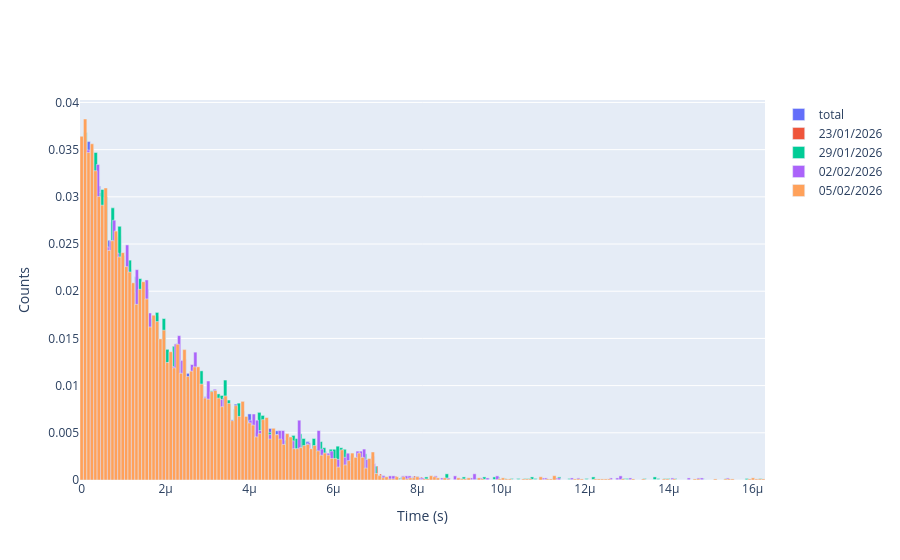

The notebook cell saved with this chart:
### Markdown cell above
## Hists

### Code cell
# data_2 = data_2[(data_2 > 0.6e-6) & (data_2 < 1.8e-6)]
count, edges = np.histogram(data, bins=n_bins , density=False)
count_1, edges_1 = np.histogram(data_1, bins=n_bins , density=False)
count_2, edges_2 = np.histogram(data_2, bins=n_bins , density=False)
count_3, edges_3 = np.histogram(data_3, bins=n_bins , density=False)
count_4, edges_4 = np.histogram(data_4, bins=n_bins , density=False)

fig = go.Figure()

fig.add_trace(go.Bar(x=edges[:-1],  y=count   / len(data),   name='total',        width=np.diff(edges)))
fig.add_trace(go.Bar(x=edges_1[:-1], y=count_1 / len(data_1), name='23/01/2026',   width=np.diff(edges_1)))
fig.add_trace(go.Bar(x=edges_2[:-1], y=count_2 / len(data_2), name='29/01/2026',   width=np.diff(edges_2)))
fig.add_trace(go.Bar(x=edges_3[:-1], y=count_3 / len(data_3), name='02/02/2026',   width=np.diff(edges_3)))
fig.add_trace(go.Bar(x=edges_4[:-1], y=count_4 / len(data_4), name='05/02/2026',   width=np.diff(edges_4)))
fig.update_layout(
    xaxis_title='Time (s)',
    yaxis_title='Counts',
    bargap=0
)

fig.show()

### Figure 1 — Plotly figure (JSON) as saved in the notebook; plotly's stock layout.template omitted (floating-point values rounded to 4 significant figures; data arrays with more than 128 entries replaced by an {"elided": "..."} marker saying what was removed)
{"data": [{"name": "total", "type": "bar", "width": {"elided": "200 float values"}, "x": {"elided": "200 float values"}, "y": {"elided": "200 float values"}}, {"name": "23/01/2026", "type": "bar", "width": {"elided": "200 float values"}, "x": {"elided": "200 float values"}, "y": {"elided": "200 float values"}}, {"name": "29/01/2026", "type": "bar", "width": {"elided": "200 float values"}, "x": {"elided": "200 float values"}, "y": {"elided": "200 float values"}}, {"name": "02/02/2026", "type": "bar", "width": {"elided": "200 float values"}, "x": {"elided": "200 float values"}, "y": {"elided": "200 float values"}}, {"name": "05/02/2026", "type": "bar", "width": {"elided": "200 float values"}, "x": {"elided": "200 float values"}, "y": {"elided": "200 float values"}}], "layout": {"bargap": 0, "xaxis": {"title": {"text": "Time (s)"}}, "yaxis": {"title": {"text": "Counts"}}}}
